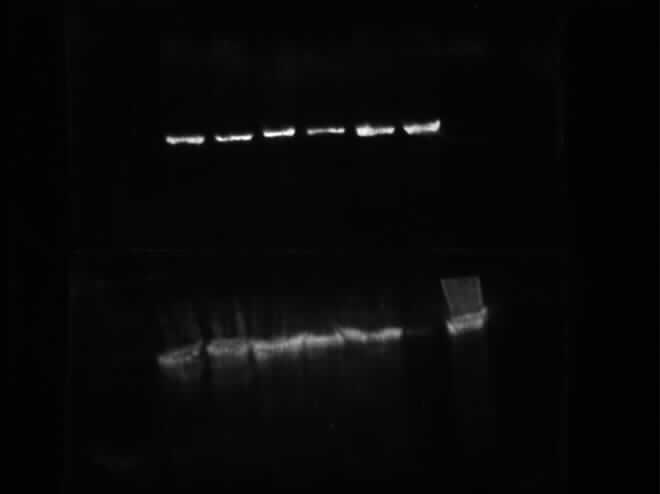
#> input picture Lab/Last/2017-Gr1.jpg, 660 x 494 px
$ python Dose.py
#> lines starting #> are read from the running program, lines starting #| are printed output that depends on the picture; long printed decimals are rounded
import matplotlib.pyplot as plt
import numpy as np

img = plt.imread('2017-Gr1.jpg')
#> img is the input picture: shape (494, 660); min 0, max 255, mean 7.9

print(np.shape(img))
#| (494, 660)

### Cut image in half
ba = img[110:160,150:450]
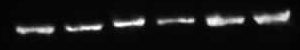
#> ba: shape (50, 300); min 0, max 255, mean 25.2
s = img[280:400,140:500]
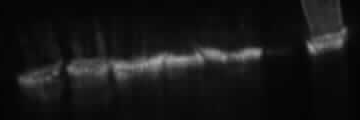
#> s: shape (120, 360); min 4, max 168, mean 22.6


#### image beta actin
plt.imshow(ba)
plt.plot([60,60],[0,50])
plt.plot([108,108],[0,50])
plt.plot([151,151],[0,50])
plt.plot([200,200],[0,50])
plt.plot([250,250],[0,50])
plt.show()
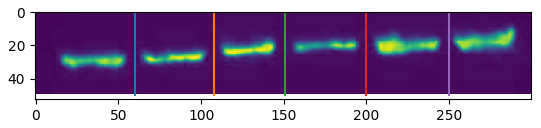
#> figure drawn by matplotlib, 1 panel

temp = ba.sum(axis=0)
#> temp = 300 values, max 2689 at index 215, min 200 at index 0, mean 1261.9
ind = [0,60,108,151,200,250,len(temp)]
#> ind = [0, 60, 108, 151, 200, 250, 300]
bactin = np.zeros(6)

for i in range(6):
    bactin[i] = sum(temp[ind[i]:ind[i+1]])
#> after the loop, bactin = [62802, 55741, 59981, 47992, 76994, 75073]

bactin = bactin/max(bactin)
#> bactin = [0.816, 0.724, 0.779, 0.623, 1, 0.975]


#### image Dose
plt.imshow(s)
plt.plot([64,64],[0,100])
plt.plot([109,109],[0,100])
plt.plot([166,166],[0,100])
plt.plot([203,203],[0,100])
plt.plot([264,264],[0,100])
plt.plot([300,300],[0,100])
plt.show()
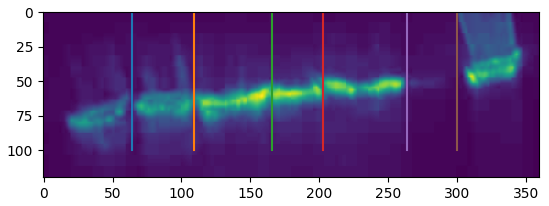
#> figure drawn by matplotlib, 1 panel

temp = s.sum(axis=0)
#> temp = 360 values, max 4322 at index 339, min 688 at index 359, mean 2711.5
ind = [0,64,109,166,203,264,300,len(temp)]
#> ind = [0, 64, 109, 166, 203, 264, 300, 360]
dose = np.zeros(6)

for i in range(7):
    if(i == 5):
        dose[i] = sum(temp[ind[i+1]:ind[i+2]])
        break;
    dose[i] = sum(temp[ind[i]:ind[i+1]])
#> after the loop, dose = [124701, 137865, 199501, 124737, 178208, 170968]

dose = dose/max(dose)
#> dose = [0.625, 0.691, 1, 0.625, 0.893, 0.857]


##### Normalising
norm = dose/bactin
#> norm = [0.766, 0.955, 1.28, 1, 0.893, 0.879]
adjust = dose
#> adjust = [0.625, 0.691, 1, 0.625, 0.893, 0.857]


print(bactin)
#| [0.8157 0.724  0.779 0.6233  1.         0.975   ]
print(adjust)
#| [0.6251 0.691 1.         0.6252 0.8933 0.857]
normadjusted = adjust/bactin
#> normadjusted = [0.766, 0.955, 1.28, 1, 0.893, 0.879]
#plt.plot(np.linspace(0,2.5,6),normadjusted,'--o', color="orange",label='Adjusted bactin')
plt.plot(np.linspace(0,2.5,6),norm,'o--')
plt.xlabel('Dose $[Gy]$',fontsize = 14)
plt.ylabel('chemiluminescence intensitet', fontsize = 14)
plt.title('Antall p53 proteiner ved gitt dose', fontsize = 16, fontweight="bold", y=1.08)
plt.show()
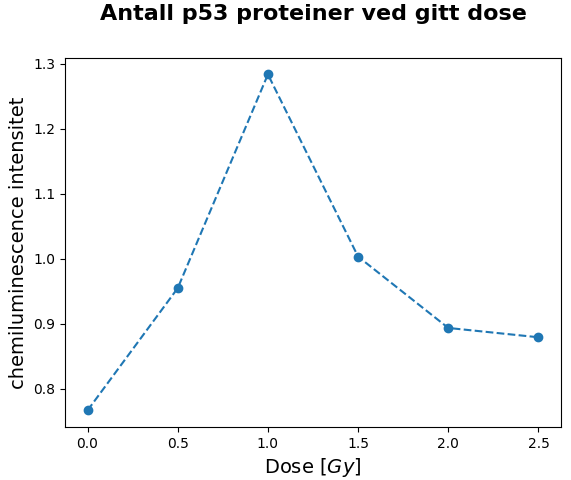
#> figure drawn by matplotlib, 1 panel

image = img/max(img.max(1))
plt.imshow(image)
plt.xlabel('x [Piksel]',fontsize = 14)
plt.ylabel('y [Piksel]',fontsize = 14)
plt.title('Chemiluminescence bildet fra detektor', fontsize = 16, fontweight="bold", y=1.08)
plt.colorbar()

plt.show()
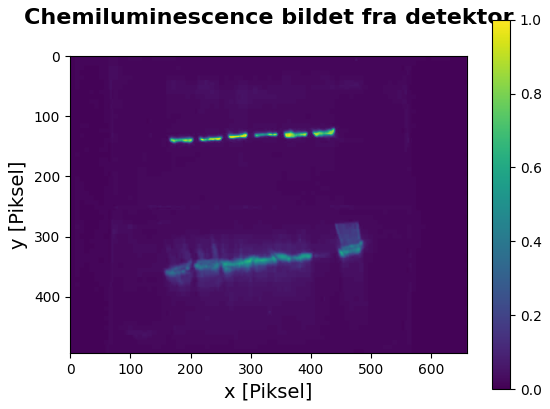
#> figure drawn by matplotlib, 2 panels

$ run again, with Lab/Last/2017-Gr2.jpg copied over Lab/Last/2017-Gr1.jpg
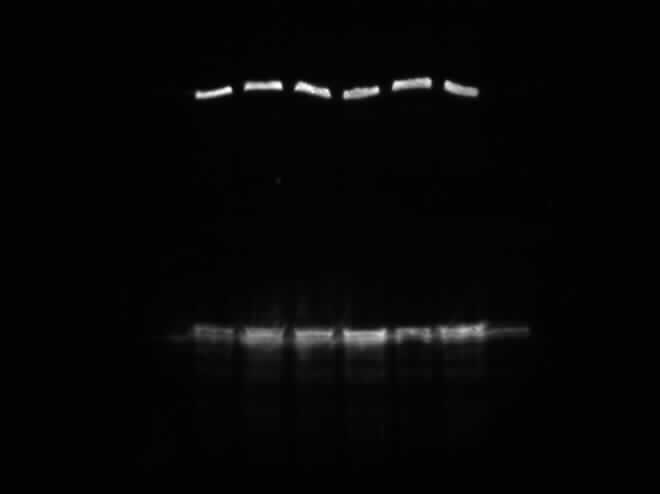
#> input picture Lab/Last/2017-Gr2.jpg, 660 x 494 px
#> img is the input picture: shape (494, 660); min 0, max 255, mean 6
#| (494, 660)
#> `temp = ba.sum(axis=0)`: temp = 300 values, max 220 at index 194, min 100 at index 0, mean 186.7
#> `ind = [0,60,108,151,200,250,len(temp)]`: ind = [0, 60, 108, 151, 200, 250, 300]
#> after the loop `for i in range(6):`: bactin = [7320, 9472, 8728, 9920, 10488, 10096]
#> `bactin = bactin/max(bactin)`: bactin = [0.698, 0.903, 0.832, 0.946, 1, 0.963]
#> `plt.show()`:
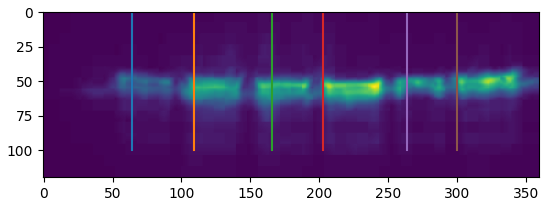
#> figure drawn by matplotlib, 1 panel
#> `temp = s.sum(axis=0)`: temp = 360 values, max 4028 at index 207, min 256 at index 0, mean 2246.4
#> `ind = [0,64,109,166,203,264,300,len(temp)]`: ind = [0, 64, 109, 166, 203, 264, 300, 360]
#> after the loop `for i in range(7):`: dose = [47164, 79357, 173058, 102824, 186998, 148665]
#> `dose = dose/max(dose)`: dose = [0.252, 0.424, 0.925, 0.55, 1, 0.795]
#> norm = [0.361, 0.47, 1.11, 0.581, 1, 0.826]
#> adjust = [0.252, 0.424, 0.925, 0.55, 1, 0.795]
#| [0.6979  0.9031 0.8322 0.9458 1.         0.9626]
#| [0.2522  0.4244 0.9255 0.5499 1.         0.795 ]
#> normadjusted = [0.361, 0.47, 1.11, 0.581, 1, 0.826]
#> `plt.show()`:
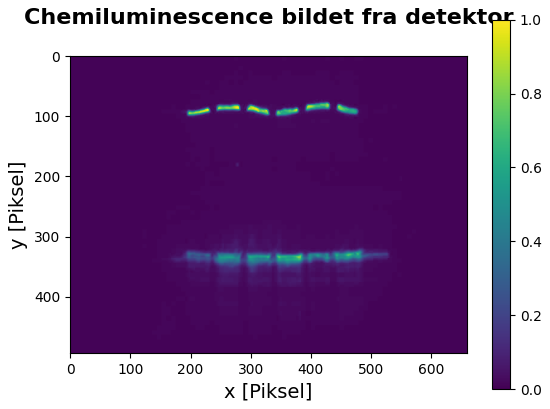
#> figure drawn by matplotlib, 2 panels
